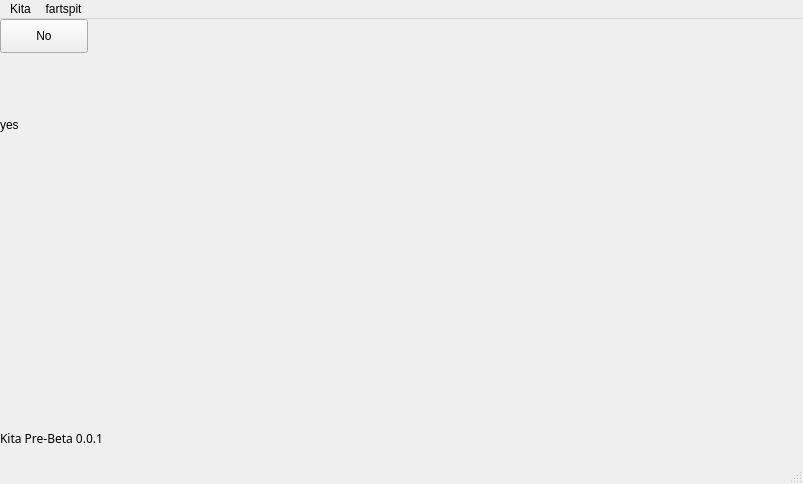
<?xml version="1.0" encoding="UTF-8"?>
<ui version="4.0">
 <class>MainWindow</class>
 <widget class="QMainWindow" name="MainWindow">
  <property name="geometry">
   <rect>
    <x>0</x>
    <y>0</y>
    <width>803</width>
    <height>484</height>
   </rect>
  </property>
  <property name="windowTitle">
   <string>Kita</string>
  </property>
  <widget class="QWidget" name="centralwidget">
   <widget class="QLabel" name="label">
    <property name="geometry">
     <rect>
      <x>0</x>
      <y>410</y>
      <width>181</width>
      <height>18</height>
     </rect>
    </property>
    <property name="font">
     <font>
      <family>Hack</family>
     </font>
    </property>
    <property name="text">
     <string>Kita Pre-Beta 0.0.1</string>
    </property>
   </widget>
   <widget class="QLabel" name="label_2">
    <property name="geometry">
     <rect>
      <x>0</x>
      <y>80</y>
      <width>121</width>
      <height>51</height>
     </rect>
    </property>
    <property name="text">
     <string>yes</string>
    </property>
   </widget>
   <widget class="QPushButton" name="pushButton">
    <property name="geometry">
     <rect>
      <x>0</x>
      <y>0</y>
      <width>88</width>
      <height>34</height>
     </rect>
    </property>
    <property name="text">
     <string>No</string>
    </property>
   </widget>
  </widget>
  <widget class="QMenuBar" name="menubar">
   <property name="enabled">
    <bool>true</bool>
   </property>
   <property name="geometry">
    <rect>
     <x>0</x>
     <y>0</y>
     <width>803</width>
     <height>30</height>
    </rect>
   </property>
   <widget class="QMenu" name="menuKita">
    <property name="title">
     <string>Kita</string>
    </property>
    <addaction name="actionWhat"/>
   </widget>
   <widget class="QMenu" name="menufartspit">
    <property name="title">
     <string>fartspit</string>
    </property>
    <widget class="QMenu" name="menuspitfart">
     <property name="title">
      <string>spitfart</string>
     </property>
     <widget class="QMenu" name="menufartfart">
      <property name="title">
       <string>fartfart</string>
      </property>
      <addaction name="actionwhy_did_you_go_through_all_this"/>
     </widget>
     <addaction name="actionspitspit"/>
     <addaction name="menufartfart"/>
    </widget>
    <addaction name="menuspitfart"/>
   </widget>
   <addaction name="menuKita"/>
   <addaction name="menufartspit"/>
  </widget>
  <widget class="QStatusBar" name="statusbar"/>
  <action name="actionPress_this_for_me_to_say_skrew_u">
   <property name="text">
    <string>Press this for me to say skrew u</string>
   </property>
  </action>
  <action name="actionWhat">
   <property name="text">
    <string>What</string>
   </property>
  </action>
  <action name="actionspitspit">
   <property name="text">
    <string>spitspit</string>
   </property>
  </action>
  <action name="actionwhy_did_you_go_through_all_this">
   <property name="text">
    <string>why did you go through all this</string>
   </property>
  </action>
 </widget>
 <resources/>
 <connections/>
</ui>
